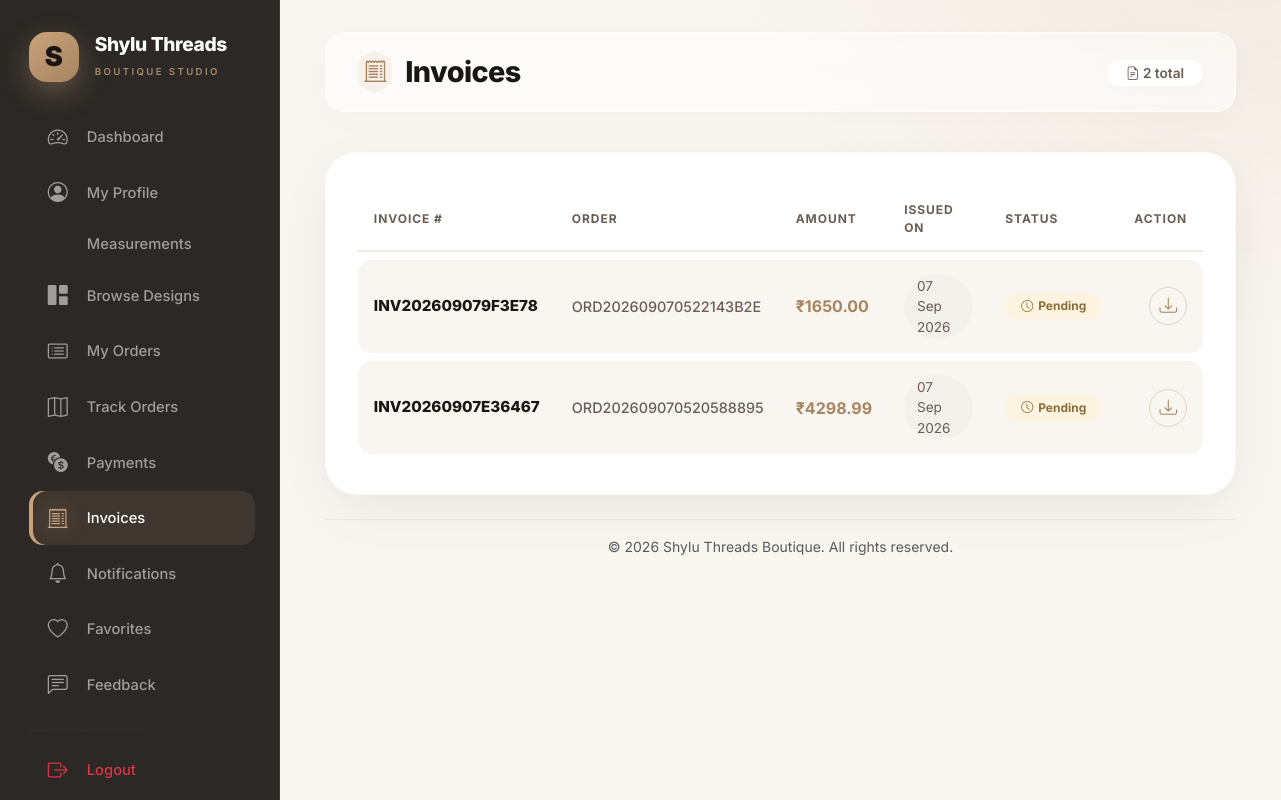
Screenshot of /customer/invoices/ (signed in) with the database file from the repository.
### app/models.py (models this page shows, shortened)
class Invoice(models.Model):
    order = models.OneToOneField(
        Order,
        on_delete=models.CASCADE,
        related_name="invoice"
    )
    invoice_number = models.CharField(max_length=50, unique=True)
    issued_at = models.DateTimeField(default=timezone.now)
    subtotal = models.DecimalField(max_digits=10, decimal_places=2)
    shipping_charge = models.DecimalField(max_digits=10, decimal_places=2)
    total_amount = models.DecimalField(max_digits=10, decimal_places=2)
    notes = models.TextField(blank=True)
    class Meta:
        verbose_name = "Invoice"
        verbose_name_plural = "Invoices"

class Order(models.Model):
    class OrderStatus(models.TextChoices):
        PENDING = "PENDING", "Pending"
        CONFIRMED = "CONFIRMED", "Confirmed"
        PROCESSING = "PROCESSING", "Processing"
        STITCHING = "STITCHING", "Stitching"
        READY = "READY", "Ready"
        SHIPPED = "SHIPPED", "Shipped"
        DELIVERED = "DELIVERED", "Delivered"
        CANCELLED = "CANCELLED", "Cancelled"
    class PaymentStatus(models.TextChoices):
        PENDING = "PENDING", "Pending"
        PAID = "PAID", "Paid"
        FAILED = "FAILED", "Failed"
        REFUNDED = "REFUNDED", "Refunded"
    class PaymentMethod(models.TextChoices):
        COD = "COD", "Cash on Delivery"
        CARD = "CARD", "Credit / Debit Card"
        UPI = "UPI", "UPI / QR Code"
        DEMO = "DEMO", "Demo Payment"
        RAZORPAY = "RAZORPAY", "Razorpay"
        STRIPE = "STRIPE", "Stripe"
    customer = models.ForeignKey(
        settings.AUTH_USER_MODEL,
        on_delete=models.PROTECT,
        related_name="orders"
    )
    order_number = models.CharField(max_length=30, unique=True, db_index=True)
    subtotal = models.DecimalField(max_digits=10, decimal_places=2, default=Decimal("0.00"))
    shipping_charge = models.DecimalField(max_digits=10, decimal_places=2, default=Decimal("0.00"))
    total_amount = models.DecimalField(max_digits=10, decimal_places=2, default=Decimal("0.00"))
    shipping_name = models.CharField(max_length=150)
    shipping_email = models.EmailField()
    shipping_phone = models.CharField(max_length=20)
    shipping_address = models.TextField()
    shipping_city = models.CharField(max_length=100, blank=True)
    shipping_state = models.CharField(max_length=100, blank=True)
    shipping_pincode = models.CharField(max_length=10, blank=True)
    payment_method = models.CharField(
        max_length=20,
        choices=PaymentMethod.choices,
        default=PaymentMethod.COD
    )
    payment_status = models.CharField(
        max_length=20,
        choices=PaymentStatus.choices,
        default=PaymentStatus.PENDING
    )
    order_status = models.CharField(
        max_length=20,
        choices=OrderStatus.choices,
        default=OrderStatus.PENDING
    )
    notes = models.TextField(blank=True)
    created_at = models.DateTimeField(auto_now_add=True)
    updated_at = models.DateTimeField(auto_now=True)
    class Meta:
        ordering = ["-created_at"]
        verbose_name = "Order"
        verbose_name_plural = "Orders"

### app/views.py (the view)
# urls.py: path("customer/invoices/", views.invoices, name="invoices"),
@customer_required
def invoices(request):
    invoice_list = Invoice.objects.filter(order__customer=request.user).select_related("order").order_by("-issued_at")
    return render(request, "customer/invoices.html", {"invoices": invoice_list})

### app/views.py (called while the page is built)
def is_customer(user):
    return user.is_authenticated and not (user.is_staff or user.is_superuser)

### app/templates/customer/invoices.html (shortened to what this page needs)
{% load static %}
<!DOCTYPE html>
<html lang="en">
<head>
  <link href="https://cdn.jsdelivr.net/npm/bootstrap-icons@1.11.1/font/bootstrap-icons.css" rel="stylesheet" />
  <link href="https://cdn.jsdelivr.net/npm/bootstrap@5.3.2/dist/css/bootstrap.min.css" rel="stylesheet" />
</head>
<body>
<aside class="premium-sidebar" id="sidebar">
    <div class="sidebar-brand mb-4">
        <div class="d-flex align-items-center gap-3 mb-1">
            <div class="brand-icon">S</div>
            <div class="brand-text">
                <h5 class="mb-0">Shylu Threads</h5>
                <span class="subtitle">Boutique Studio</span>
            </div>
        </div>
    </div>
    <nav class="nav flex-column flex-grow-1">
        <a class="nav-link-premium" href="{% url 'customer_dashboard' %}">
            <i class="bi bi-speedometer2"></i> <span class="nav-text">Dashboard</span>
        </a>
        <a class="nav-link-premium" href="{% url 'profile' %}">
            <i class="bi bi-person-circle"></i> <span class="nav-text">My Profile</span>
        </a>
        <a class="nav-link-premium" href="{% url 'measurements' %}">
             <span class="nav-text">Measurements</span>
        </a>
        <a class="nav-link-premium" href="{% url 'designs' %}">
            <i class="bi bi-grid-1x2-fill"></i> <span class="nav-text">Browse Designs</span>
        </a>
        <a class="nav-link-premium" href="{% url 'orders' %}">
            <i class="bi bi-card-list"></i> <span class="nav-text">My Orders</span>
        </a>
        <a class="nav-link-premium" href="{% url 'tracking' %}">
            <i class="bi bi-map"></i> <span class="nav-text">Track Orders</span>
        </a>
        <a class="nav-link-premium" href="{% url 'payments' %}">
            <i class="bi bi-currency-exchange"></i> <span class="nav-text">Payments</span>
        </a>
        <a class="nav-link-premium active" href="{% url 'invoices' %}">
            <i class="bi bi-receipt-cutoff"></i> <span class="nav-text">Invoices</span>
        </a>
        <a class="nav-link-premium" href="{% url 'notifications' %}">
            <i class="bi bi-bell"></i> <span class="nav-text">Notifications</span>
        </a>
        <a class="nav-link-premium" href="{% url 'favorites' %}">
            <i class="bi bi-heart"></i> <span class="nav-text">Favorites</span>
        </a>
        <a class="nav-link-premium" href="{% url 'feedback' %}">
            <i class="bi bi-chat-left-text"></i> <span class="nav-text">Feedback</span>
        </a>
        <hr class="sidebar-divider" />
        <a class="nav-link-premium text-danger" href="{% url 'logout' %}">
            <i class="bi bi-box-arrow-right"></i> <span class="nav-text">Logout</span>
        </a>
    </nav>
</aside>
<main class="main-content">
    <div class="top-bar">
        <div>
            <h1>
                <i class="bi bi-receipt-cutoff"></i>
                Invoices
            </h1>
        </div>
        <div>
            <span class="invoice-count">
                <i class="bi bi-file-earmark-text"></i> {{ invoices|length }} total
            </span>
        </div>
    </div>
    <div class="section-card">
        <div class="table-responsive">
            <table class="table-premium">
                <thead>
                    <tr>
                        <th>Invoice #</th>
                        <th>Order</th>
                        <th>Amount</th>
                        <th>Issued On</th>
                        <th>Status</th>
                        <th class="text-end">Action</th>
                    </tr>
                </thead>
                <tbody>
                    {% for invoice in invoices %}
                    <tr>
                        <td><span class="invoice-number">{{ invoice.invoice_number }}</span></td>
                        <td><span class="order-ref">{{ invoice.order.order_number }}</span></td>
                        <td><span class="amount">₹{{ invoice.total_amount|floatformat:2 }}</span></td>
                        <td><span class="date-issued">{{ invoice.issued_at|date:"d M Y" }}</span></td>
                        <td>
                            {% if invoice.paid %}
                                <span class="status-badge-invoice paid"><i class="bi bi-check-circle"></i> Paid</span>
                            {% else %}
                                <span class="status-badge-invoice pending"><i class="bi bi-clock"></i> Pending</span>
                            {% endif %}
                        </td>
                        <td class="text-end">
                            <a href="#" class="btn-download" title="Download Invoice">
                                <i class="bi bi-download"></i>
                            </a>
                        </td>
                    </tr>
                    {% endfor %}
                </tbody>
            </table>
        </div>
    </div>
    <div class="text-center text-muted small mt-4 pt-3 border-top" style="border-color: rgba(26,22,20,0.05) !important;">
        &copy; 2026 Shylu Threads Boutique. All rights reserved.
    </div>
</main>
</body>
</html>

### rows the page displays
Invoice: invoice_number "INV202609079F3E78", order.order_number "ORD202609070522143B2E", total_amount "1650.00", issued_at "07 Sep 2026"
Invoice: invoice_number "INV20260907E36467", order.order_number "ORD202609070520588895", total_amount "4298.99", issued_at "07 Sep 2026"

### other values shown
{{ invoices|length }} "2"
